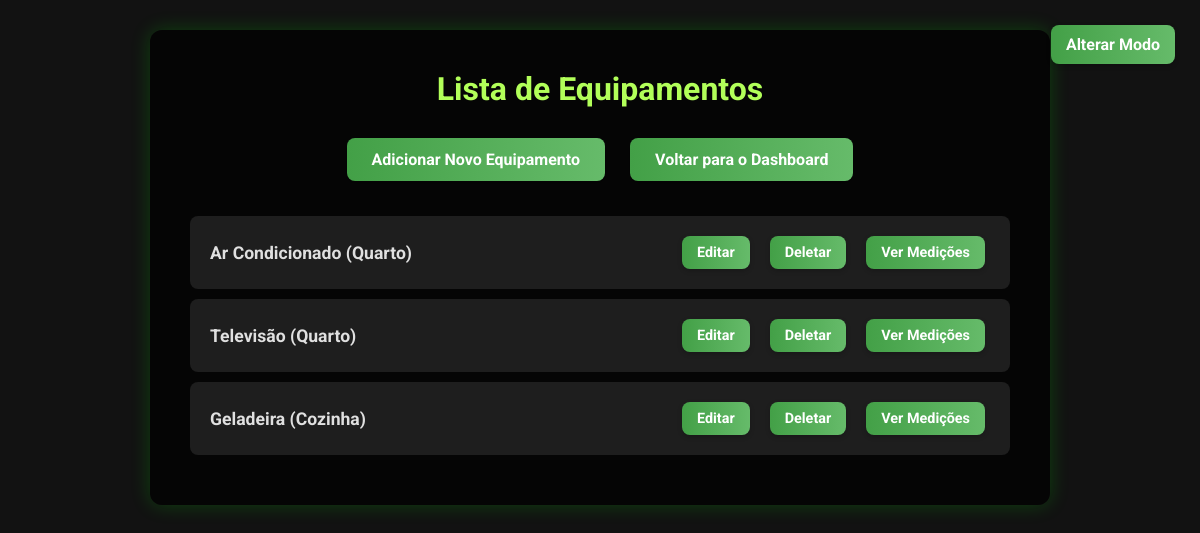
The page /equipamentos (signed in) on the database its author committed.
### app.py (models this page shows)
class Equipamento(db.Model):
    id = db.Column(db.Integer, primary_key=True)
    nome = db.Column(db.String(100), nullable=False)
    localizacao = db.Column(db.String(100))
    medicoes = db.relationship('Medicao', backref='equipamento', lazy=True, cascade="all, delete-orphan")

### app.py (the view)
@app.route('/equipamentos')
def listar_equipamentos():
    if 'user_id' not in session:
        return redirect(url_for('login'))
    equipamentos = Equipamento.query.all()
    return render_template('equipamentos/listar.html', equipamentos=equipamentos)

### templates/equipamentos/listar.html (shortened to what this page needs)
{% extends 'base.html' %}
{% block content %}
    <h1>Lista de Equipamentos</h1>
    <div class="buttons">
        <a href="{{ url_for('novo_equipamento') }}" class="btn">Adicionar Novo Equipamento</a>
        <a href="{{ url_for('dashboard') }}" class="btn">Voltar para o Dashboard</a>
    </div>
    {% if equipamentos %}
        <ul class="lista-equipamentos">
            {% for equipamento in equipamentos %}
                <li>
                    <span>{{ equipamento.nome }} ({{ equipamento.localizacao }})</span>
                    <div class="acoes-equipamento">
                        <a href="{{ url_for('editar_equipamento', id=equipamento.id) }}" class="btn btn-acao">Editar</a>
                        <form action="{{ url_for('deletar_equipamento', id=equipamento.id) }}" method="post" class="form-acao">
                            <button type="submit" class="btn btn-deletar">Deletar</button>
                        </form>
                        <a href="{{ url_for('listar_medicoes', equipamento_id=equipamento.id) }}" class="btn btn-acao">Ver Medições</a>
                    </div>
                </li>
            {% endfor %}
        </ul>
    {% else %}
        <p>Nenhum equipamento cadastrado ainda.</p>
    {% endif %}
{% endblock %}

### static/css/style.css (style rules this page uses)
:root { --background-color: #121212; --text-color: #e0e0e0; --container-bg: rgba(0, 0, 0, 0.7); --container-shadow: 0 0 20px rgba(0, 255, 0, 0.2); --heading-color: #b2ff59; --input-bg: #1e1e1e; --input-color: #fff; --button-gradient-start: #43a047; --button-gradient-end: #66bb6a; --link-color: #81c784; --error-color: #ff8a65; --chart-bg: rgba(255, 255, 255, 0.05); --chart-grid-color: rgba(128, 128, 128, 0.2); --chart-text-color: #b2ff59; --logout-color: #f44336; --logout-hover-color: #da190b; }
* { margin: 0; padding: 0; box-sizing: border-box; font-family: 'Roboto', 'Segoe UI', Tahoma, Geneva, Verdana, sans-serif; }
body { background-color: var(--background-color); color: var(--text-color); min-height: 100vh; display: flex; flex-direction: column; align-items: center; justify-content: flex-start; background-image: url('https://ecomenergia.com.br/wp-content/uploads/2021/07/imagem-capa-producao-de-energia-eolica-no-brasil.jpg'); background-size: cover; background-position: center; background-attachment: fixed; transition: background-color 0.3s ease, color 0.3s ease; padding-top: 30px; }
h1, h2 { color: var(--heading-color); text-align: center; margin-bottom: 25px; font-weight: 700; }
button, .btn { display: inline-block; padding: 12px 25px; background: linear-gradient(90deg, var(--button-gradient-start), var(--button-gradient-end)); border: none; border-radius: 8px; color: white; font-weight: bold; cursor: pointer; transition: background 0.3s ease, transform 0.2s ease, box-shadow 0.2s ease; box-shadow: 0 2px 5px rgba(0, 0, 0, 0.2); text-decoration: none; font-size: 1rem; margin: 5px; }
a { color: var(--link-color); text-decoration: none; display: block; text-align: center; margin-top: 10px; transition: color 0.3s ease; }
.buttons { display: flex; flex-wrap: wrap; justify-content: center; gap: 15px; margin-bottom: 30px; }
.lista-equipamentos, .lista-medicoes { list-style: none; padding: 0; margin-top: 30px; }
.lista-equipamentos li, .lista-medicoes li { background-color: var(--input-bg); padding: 15px 20px; margin-bottom: 10px; border-radius: 8px; display: flex; flex-wrap: wrap; justify-content: space-between; align-items: center; box-shadow: 0 2px 8px rgba(0, 0, 0, 0.1); transition: transform 0.2s ease, box-shadow 0.2s ease; }
.lista-equipamentos li span, .lista-medicoes li span { font-weight: bold; font-size: 1.1rem; color: var(--text-color); flex-grow: 1; text-align: left; }
.acoes-equipamento { display: flex; gap: 10px; flex-wrap: wrap; justify-content: flex-end; margin-left: 15px; }
.btn-acao { padding: 8px 15px !important; font-size: 0.9rem !important; background: linear-gradient(90deg, var(--button-gradient-start), var(--button-gradient-end)) !important; }
.btn-deletar { background-color: var(--logout-color) !important; padding: 8px 15px !important; font-size: 0.9rem !important; }
.form-acao { display: inline-block; }

### rows shown on the page
Equipamento: nome "Ar Condicionado", localizacao "Quarto"
Equipamento: nome "Televisão", localizacao "Quarto"
Equipamento: nome "Geladeira", localizacao "Cozinha"
